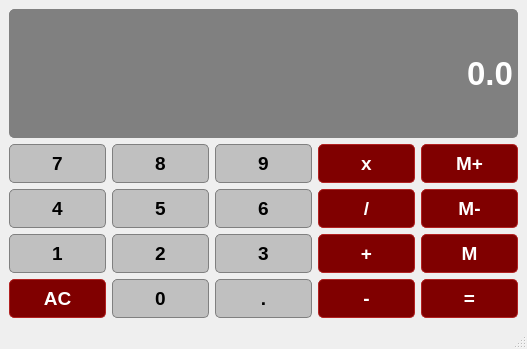
<?xml version="1.0" encoding="UTF-8"?>
<ui version="4.0">
 <class>Orbit_calc</class>
 <widget class="QMainWindow" name="Orbit_calc">
  <property name="geometry">
   <rect>
    <x>0</x>
    <y>0</y>
    <width>527</width>
    <height>349</height>
   </rect>
  </property>
  <property name="windowTitle">
   <string>Orbit_calc</string>
  </property>
  <widget class="QWidget" name="centralwidget">
   <layout class="QGridLayout" name="gridLayout">
    <item row="1" column="1">
     <widget class="QPushButton" name="Button8">
      <property name="font">
       <font>
        <family>Ubuntu</family>
        <pointsize>14</pointsize>
        <weight>75</weight>
        <bold>true</bold>
       </font>
      </property>
      <property name="styleSheet">
       <string notr="true">QPushButton {
	background-color : #c0c0c0;
	border : 1px solid gray;
	border-radius : 5%;
	padding : 7px;
}

QPushButton:pressed {
	background-color : #a9a9a9;
	border : 1px solid gray;
	border-radius : 5%;
	padding : 7px;
}</string>
      </property>
      <property name="text">
       <string>8</string>
      </property>
     </widget>
    </item>
    <item row="4" column="1">
     <widget class="QPushButton" name="Button2">
      <property name="font">
       <font>
        <family>Ubuntu</family>
        <pointsize>14</pointsize>
        <weight>75</weight>
        <bold>true</bold>
       </font>
      </property>
      <property name="styleSheet">
       <string notr="true">QPushButton {
	background-color : #c0c0c0;
	border : 1px solid gray;
	border-radius : 5%;
	padding : 7px;
}

QPushButton:pressed {
	background-color : #a9a9a9;
	border : 1px solid gray;
	border-radius : 5%;
	padding : 7px;
}</string>
      </property>
      <property name="text">
       <string>2</string>
      </property>
     </widget>
    </item>
    <item row="3" column="1">
     <widget class="QPushButton" name="Button5">
      <property name="font">
       <font>
        <family>Ubuntu</family>
        <pointsize>14</pointsize>
        <weight>75</weight>
        <bold>true</bold>
       </font>
      </property>
      <property name="styleSheet">
       <string notr="true">QPushButton {
	background-color : #c0c0c0;
	border : 1px solid gray;
	border-radius : 5%;
	padding : 7px;
}

QPushButton:pressed {
	background-color : #a9a9a9;
	border : 1px solid gray;
	border-radius : 5%;
	padding : 7px;
}</string>
      </property>
      <property name="text">
       <string>5</string>
      </property>
     </widget>
    </item>
    <item row="4" column="3">
     <widget class="QPushButton" name="Button_add">
      <property name="font">
       <font>
        <family>Ubuntu</family>
        <pointsize>14</pointsize>
        <weight>75</weight>
        <bold>true</bold>
       </font>
      </property>
      <property name="styleSheet">
       <string notr="true">QPushButton {
	background-color : #800000;
	border : 1px solid #b22222;
	border-radius : 5%;
	padding : 7px;
	color : #ffffff;
}

QPushButton:pressed {
	background-color : #b22222;
	border : 1px solid #8b0000;
	border-radius : 5%;
	padding : 7px;
	color : #ffffff
}</string>
      </property>
      <property name="text">
       <string>+</string>
      </property>
     </widget>
    </item>
    <item row="4" column="2">
     <widget class="QPushButton" name="Button3">
      <property name="font">
       <font>
        <family>Ubuntu</family>
        <pointsize>14</pointsize>
        <weight>75</weight>
        <bold>true</bold>
       </font>
      </property>
      <property name="styleSheet">
       <string notr="true">QPushButton {
	background-color : #c0c0c0;
	border : 1px solid gray;
	border-radius : 5%;
	padding : 7px;
}

QPushButton:pressed {
	background-color : #a9a9a9;
	border : 1px solid gray;
	border-radius : 5%;
	padding : 7px;
}</string>
      </property>
      <property name="text">
       <string>3</string>
      </property>
     </widget>
    </item>
    <item row="4" column="0">
     <widget class="QPushButton" name="Button1">
      <property name="font">
       <font>
        <family>Ubuntu</family>
        <pointsize>14</pointsize>
        <weight>75</weight>
        <bold>true</bold>
       </font>
      </property>
      <property name="styleSheet">
       <string notr="true">QPushButton {
	background-color : #c0c0c0;
	border : 1px solid gray;
	border-radius : 5%;
	padding : 7px;
}

QPushButton:pressed {
	background-color : #a9a9a9;
	border : 1px solid gray;
	border-radius : 5%;
	padding : 7px;
}</string>
      </property>
      <property name="text">
       <string>1</string>
      </property>
     </widget>
    </item>
    <item row="3" column="2">
     <widget class="QPushButton" name="Button6">
      <property name="font">
       <font>
        <family>Ubuntu</family>
        <pointsize>14</pointsize>
        <weight>75</weight>
        <bold>true</bold>
       </font>
      </property>
      <property name="styleSheet">
       <string notr="true">QPushButton {
	background-color : #c0c0c0;
	border : 1px solid gray;
	border-radius : 5%;
	padding : 7px;
}

QPushButton:pressed {
	background-color : #a9a9a9;
	border : 1px solid gray;
	border-radius : 5%;
	padding : 7px;
}</string>
      </property>
      <property name="text">
       <string>6</string>
      </property>
     </widget>
    </item>
    <item row="1" column="2">
     <widget class="QPushButton" name="Button9">
      <property name="font">
       <font>
        <family>Ubuntu</family>
        <pointsize>14</pointsize>
        <weight>75</weight>
        <bold>true</bold>
       </font>
      </property>
      <property name="styleSheet">
       <string notr="true">QPushButton {
	background-color : #c0c0c0;
	border : 1px solid gray;
	border-radius : 5%;
	padding : 7px;
}

QPushButton:pressed {
	background-color : #a9a9a9;
	border : 1px solid gray;
	border-radius : 5%;
	padding : 7px;
}</string>
      </property>
      <property name="text">
       <string>9</string>
      </property>
     </widget>
    </item>
    <item row="1" column="0">
     <widget class="QPushButton" name="Button7">
      <property name="font">
       <font>
        <family>Ubuntu</family>
        <pointsize>14</pointsize>
        <weight>75</weight>
        <bold>true</bold>
       </font>
      </property>
      <property name="styleSheet">
       <string notr="true">QPushButton {
	background-color : #c0c0c0;
	border : 1px solid gray;
	border-radius : 5%;
	padding : 7px;
}

QPushButton:pressed {
	background-color : #a9a9a9;
	border : 1px solid gray;
	border-radius : 5%;
	padding : 7px;
}</string>
      </property>
      <property name="text">
       <string>7</string>
      </property>
     </widget>
    </item>
    <item row="5" column="0">
     <widget class="QPushButton" name="Button_clear">
      <property name="font">
       <font>
        <family>Ubuntu</family>
        <pointsize>14</pointsize>
        <weight>75</weight>
        <bold>true</bold>
       </font>
      </property>
      <property name="styleSheet">
       <string notr="true">QPushButton {
	background-color : #800000;
	border : 1px solid #b22222;
	border-radius : 5%;
	padding : 7px;
	color : #ffffff;
}

QPushButton:pressed {
	background-color : #b22222;
	border : 1px solid #8b0000;
	border-radius : 5%;
	padding : 7px;
	color : #ffffff
}</string>
      </property>
      <property name="text">
       <string>AC</string>
      </property>
     </widget>
    </item>
    <item row="5" column="4">
     <widget class="QPushButton" name="Button_equal">
      <property name="font">
       <font>
        <family>Ubuntu</family>
        <pointsize>14</pointsize>
        <weight>75</weight>
        <bold>true</bold>
       </font>
      </property>
      <property name="styleSheet">
       <string notr="true">QPushButton {
	background-color : #800000;
	border : 1px solid #b22222;
	border-radius : 5%;
	padding : 7px;
	color : #ffffff;
}

QPushButton:pressed {
	background-color : #b22222;
	border : 1px solid #8b0000;
	border-radius : 5%;
	padding : 7px;
	color : #ffffff
}</string>
      </property>
      <property name="text">
       <string>=</string>
      </property>
     </widget>
    </item>
    <item row="0" column="0" colspan="5">
     <widget class="QLineEdit" name="Display">
      <property name="sizePolicy">
       <sizepolicy hsizetype="Preferred" vsizetype="Expanding">
        <horstretch>0</horstretch>
        <verstretch>0</verstretch>
       </sizepolicy>
      </property>
      <property name="font">
       <font>
        <pointsize>25</pointsize>
        <weight>75</weight>
        <bold>true</bold>
       </font>
      </property>
      <property name="layoutDirection">
       <enum>Qt::LeftToRight</enum>
      </property>
      <property name="styleSheet">
       <string notr="true">QLineEdit {
	background-color : gray;
	border : 1px solid gray;
	border-radius : 5%;
	color : #ffffff;
}</string>
      </property>
      <property name="text">
       <string>0.0</string>
      </property>
      <property name="alignment">
       <set>Qt::AlignRight|Qt::AlignTrailing|Qt::AlignVCenter</set>
      </property>
     </widget>
    </item>
    <item row="5" column="1">
     <widget class="QPushButton" name="Button0">
      <property name="font">
       <font>
        <family>Ubuntu</family>
        <pointsize>14</pointsize>
        <weight>75</weight>
        <bold>true</bold>
       </font>
      </property>
      <property name="styleSheet">
       <string notr="true">QPushButton {
	background-color : #c0c0c0;
	border : 1px solid gray;
	border-radius : 5%;
	padding : 7px;
}

QPushButton:pressed {
	background-color : #a9a9a9;
	border : 1px solid gray;
	border-radius : 5%;
	padding : 7px;
}</string>
      </property>
      <property name="text">
       <string>0</string>
      </property>
     </widget>
    </item>
    <item row="3" column="0">
     <widget class="QPushButton" name="Button4">
      <property name="font">
       <font>
        <family>Ubuntu</family>
        <pointsize>14</pointsize>
        <weight>75</weight>
        <bold>true</bold>
       </font>
      </property>
      <property name="styleSheet">
       <string notr="true">QPushButton {
	background-color : #c0c0c0;
	border : 1px solid gray;
	border-radius : 5%;
	padding : 7px;
}

QPushButton:pressed {
	background-color : #a9a9a9;
	border : 1px solid gray;
	border-radius : 5%;
	padding : 7px;
}</string>
      </property>
      <property name="text">
       <string>4</string>
      </property>
     </widget>
    </item>
    <item row="3" column="3">
     <widget class="QPushButton" name="Button_div">
      <property name="font">
       <font>
        <family>Ubuntu</family>
        <pointsize>14</pointsize>
        <weight>75</weight>
        <bold>true</bold>
       </font>
      </property>
      <property name="styleSheet">
       <string notr="true">QPushButton {
	background-color : #800000;
	border : 1px solid #b22222;
	border-radius : 5%;
	padding : 7px;
	color : #ffffff;
}

QPushButton:pressed {
	background-color : #b22222;
	border : 1px solid #8b0000;
	border-radius : 5%;
	padding : 7px;
	color : #ffffff
}</string>
      </property>
      <property name="text">
       <string>/</string>
      </property>
     </widget>
    </item>
    <item row="3" column="4">
     <widget class="QPushButton" name="Button_mem_clear">
      <property name="font">
       <font>
        <family>Ubuntu</family>
        <pointsize>14</pointsize>
        <weight>75</weight>
        <bold>true</bold>
       </font>
      </property>
      <property name="styleSheet">
       <string notr="true">QPushButton {
	background-color : #800000;
	border : 1px solid #b22222;
	border-radius : 5%;
	padding : 7px;
	color : #ffffff;
}

QPushButton:pressed {
	background-color : #b22222;
	border : 1px solid #8b0000;
	border-radius : 5%;
	padding : 7px;
	color : #ffffff
}</string>
      </property>
      <property name="text">
       <string>M-</string>
      </property>
     </widget>
    </item>
    <item row="5" column="3">
     <widget class="QPushButton" name="Button_sub">
      <property name="font">
       <font>
        <family>Ubuntu</family>
        <pointsize>14</pointsize>
        <weight>75</weight>
        <bold>true</bold>
       </font>
      </property>
      <property name="styleSheet">
       <string notr="true">QPushButton {
	background-color : #800000;
	border : 1px solid #b22222;
	border-radius : 5%;
	padding : 7px;
	color : #ffffff;
}

QPushButton:pressed {
	background-color : #b22222;
	border : 1px solid #8b0000;
	border-radius : 5%;
	padding : 7px;
	color : #ffffff
}</string>
      </property>
      <property name="text">
       <string>-</string>
      </property>
     </widget>
    </item>
    <item row="1" column="3">
     <widget class="QPushButton" name="Button_mult">
      <property name="font">
       <font>
        <family>Ubuntu</family>
        <pointsize>14</pointsize>
        <weight>75</weight>
        <bold>true</bold>
       </font>
      </property>
      <property name="styleSheet">
       <string notr="true">QPushButton {
	background-color : #800000;
	border : 1px solid #b22222;
	border-radius : 5%;
	padding : 7px;
	color : #ffffff;
}

QPushButton:pressed {
	background-color : #b22222;
	border : 1px solid #8b0000;
	border-radius : 5%;
	padding : 7px;
	color : #ffffff
}</string>
      </property>
      <property name="text">
       <string>x</string>
      </property>
     </widget>
    </item>
    <item row="4" column="4">
     <widget class="QPushButton" name="Button_mem_rec">
      <property name="font">
       <font>
        <family>Ubuntu</family>
        <pointsize>14</pointsize>
        <weight>75</weight>
        <bold>true</bold>
       </font>
      </property>
      <property name="styleSheet">
       <string notr="true">QPushButton {
	background-color : #800000;
	border : 1px solid #b22222;
	border-radius : 5%;
	padding : 7px;
	color : #ffffff;
}

QPushButton:pressed {
	background-color : #b22222;
	border : 1px solid #8b0000;
	border-radius : 5%;
	padding : 7px;
	color : #ffffff
}</string>
      </property>
      <property name="text">
       <string>M</string>
      </property>
     </widget>
    </item>
    <item row="1" column="4">
     <widget class="QPushButton" name="Button_mem_set">
      <property name="font">
       <font>
        <family>Ubuntu</family>
        <pointsize>14</pointsize>
        <weight>75</weight>
        <bold>true</bold>
       </font>
      </property>
      <property name="styleSheet">
       <string notr="true">QPushButton {
	background-color : #800000;
	border : 1px solid #b22222;
	border-radius : 5%;
	padding : 7px;
	color : #ffffff;
}

QPushButton:pressed {
	background-color : #b22222;
	border : 1px solid #8b0000;
	border-radius : 5%;
	padding : 7px;
	color : #ffffff
}</string>
      </property>
      <property name="text">
       <string>M+</string>
      </property>
     </widget>
    </item>
    <item row="5" column="2">
     <widget class="QPushButton" name="Button_point">
      <property name="font">
       <font>
        <family>Ubuntu</family>
        <pointsize>14</pointsize>
        <weight>75</weight>
        <bold>true</bold>
       </font>
      </property>
      <property name="styleSheet">
       <string notr="true">QPushButton {
	background-color : #c0c0c0;
	border : 1px solid gray;
	border-radius : 5%;
	padding : 7px;
}

QPushButton:pressed {
	background-color : #a9a9a9;
	border : 1px solid gray;
	border-radius : 5%;
	padding : 7px;
}</string>
      </property>
      <property name="text">
       <string>.</string>
      </property>
     </widget>
    </item>
   </layout>
  </widget>
  <widget class="QMenuBar" name="menuBar">
   <property name="geometry">
    <rect>
     <x>0</x>
     <y>0</y>
     <width>527</width>
     <height>22</height>
    </rect>
   </property>
  </widget>
  <widget class="QStatusBar" name="statusBar"/>
 </widget>
 <resources/>
 <connections/>
</ui>
